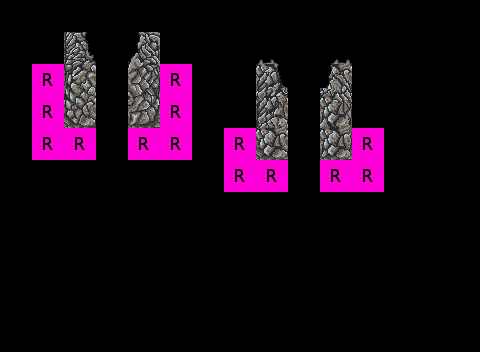

Tiled map render using the project's own tile images. Description and the map definition, with tile-layer contents summarised, below:
An orthogonal 15x11 tile map with 32x32 px tiles, 7 tile layers (Regions, Input_set, Output_Ground, Output_Fringe, ...), 4 tilesets.

<map version="1.0" orientation="orthogonal" width="15" height="11" tilewidth="32" tileheight="32">
 <tileset firstgid="1" name="collision" tilewidth="32" tileheight="32">
  <image source="../../graphics/tiles/collision.png" width="64" height="32" />
 </tileset>
 <tileset firstgid="3" name="set_rules" tilewidth="32" tileheight="32">
  <image source="../../graphics/tiles/set_rules.png" width="64" height="64" />
 </tileset>
 <tileset firstgid="7" name="set_thermin_cave" tilewidth="32" tileheight="32">
  <image source="../../graphics/tiles/set_thermin_cave.png" width="256" height="256" />
 </tileset>
 <tileset firstgid="71" name="thermin-cave" tilewidth="32" tileheight="32">
  <image source="../../graphics/tiles/thermin-cave.png" width="512" height="256" />
 </tileset>
 <layer name="Regions" width="15" height="11">
  <data>[165 cells, 30 non-empty, 1 distinct tile ids]</data>
 </layer>
 <layer name="Input_set" width="15" height="11">
  <data>[165 cells, 16 non-empty, 1 distinct tile ids]</data>
 </layer>
 <layer name="Output_Ground" width="15" height="11">
  <data>[165 cells, 14 non-empty, 14 distinct tile ids]</data>
 </layer>
 <layer name="Output_Fringe" width="15" height="11">
  <data>[165 cells, 0 non-empty, 0 distinct tile ids]</data>
 </layer>
 <layer name="Output_Over" width="15" height="11">
  <data>[165 cells, 0 non-empty, 0 distinct tile ids]</data>
 </layer>
 <layer name="Output_Collision" width="15" height="11">
  <data>[165 cells, 0 non-empty, 0 distinct tile ids]</data>
 </layer>
 <layer name="Output_Error" width="15" height="11">
  <data>[165 cells, 0 non-empty, 0 distinct tile ids]</data>
 </layer>
</map>
